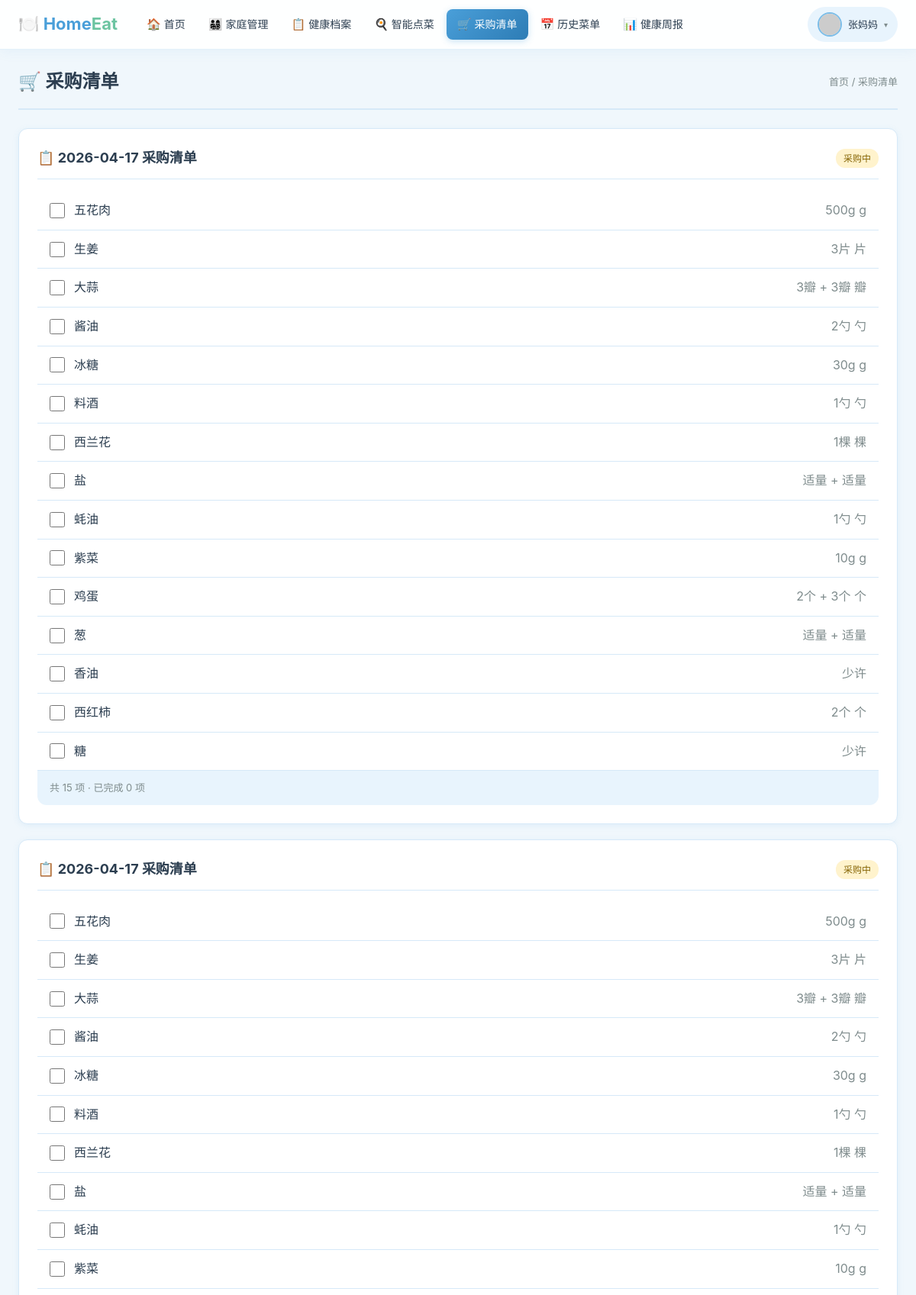
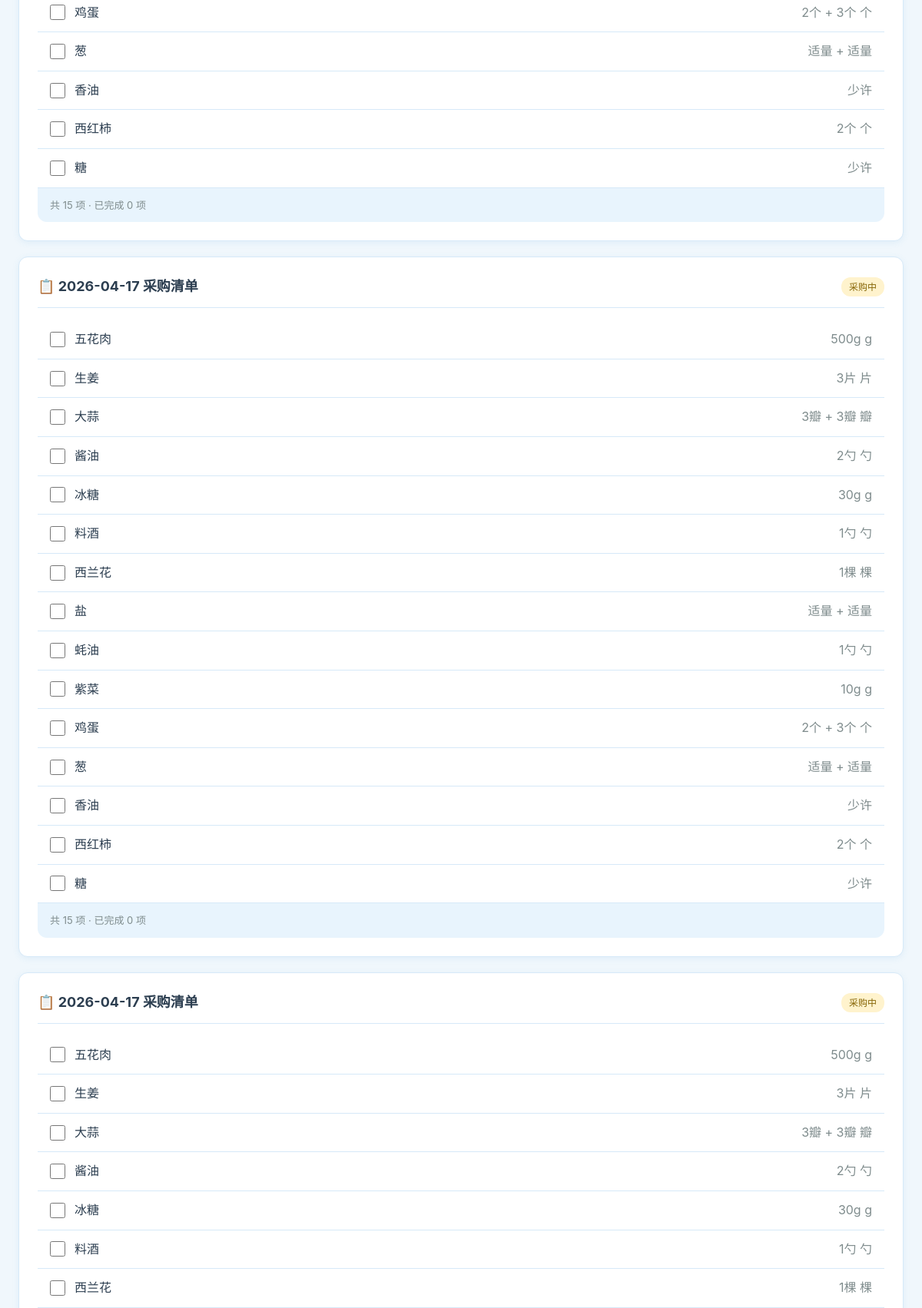
Page /user/shopping (signed in, upper part) on the committed database (2 pictures, top to bottom).
### models.py (models this page shows)
class User(UserMixin, db.Model):
    __tablename__ = 'user'
    id = db.Column(db.Integer, primary_key=True)
    username = db.Column(db.String(50), unique=True, nullable=False)
    password = db.Column(db.String(200), nullable=False)
    role = db.Column(db.String(20), default='user')  # admin / user
    nickname = db.Column(db.String(50), default='')
    avatar = db.Column(db.String(200), default='')
    gender = db.Column(db.String(10), default='')
    age = db.Column(db.Integer, default=0)
    height = db.Column(db.Float, default=0)
    weight = db.Column(db.Float, default=0)
    diseases = db.Column(db.Text, default='')  # 慢性疾病
    allergies = db.Column(db.Text, default='')  # 过敏史
    special_diet = db.Column(db.Text, default='')  # 特殊饮食需求
    taste_likes = db.Column(db.Text, default='')  # 喜欢的口味
    taste_dislikes = db.Column(db.Text, default='')  # 忌口食材
    health_goal = db.Column(db.Text, default='')  # 健康目标
    family_id = db.Column(db.Integer, db.ForeignKey('family.id'), nullable=True)
    is_family_admin = db.Column(db.Boolean, default=False)
    created_at = db.Column(db.DateTime, default=datetime.now)
    family = db.relationship('Family', foreign_keys=[family_id], backref=db.backref('members', lazy=True))

class ShoppingList(db.Model):
    __tablename__ = 'shopping_list'
    id = db.Column(db.Integer, primary_key=True)
    family_id = db.Column(db.Integer, db.ForeignKey('family.id'), nullable=False)
    record_id = db.Column(db.Integer, db.ForeignKey('recipe_record.id'), nullable=True)
    date = db.Column(db.Date, nullable=False)
    items_json = db.Column(db.Text, default='[]')  # 购物清单JSON
    status = db.Column(db.String(20), default='pending')  # pending/completed
    created_at = db.Column(db.DateTime, default=datetime.now)
    family = db.relationship('Family', backref=db.backref('shopping_lists', lazy=True))
    record = db.relationship('RecipeRecord', backref=db.backref('shopping_list', uselist=False))

### app.py (the view)
@app.route('/user/shopping')
@login_required
def user_shopping():
    shopping_lists = []
    if current_user.family_id:
        shopping_lists = ShoppingList.query.filter_by(
            family_id=current_user.family_id
        ).order_by(ShoppingList.date.desc()).limit(20).all()
    return render_template('user/shopping.html', shopping_lists=shopping_lists)

### app.py (called while the page is built)
@login_manager.user_loader
def load_user(user_id):
    return User.query.get(int(user_id))

@app.template_filter('fromjson')
def fromjson_filter(s):
    try:
        return json.loads(s) if s else []
    except (json.JSONDecodeError, TypeError):
        return []

### templates/user/shopping.html (shortened to what this page needs)
{% extends "user/base.html" %}
{% block content %}
<div class="page-header">
    <h2>🛒 采购清单</h2>
    <span class="breadcrumb">首页 / 采购清单</span>
</div>
{% if shopping_lists %}
{% for shopping in shopping_lists %}
<div class="card">
    <div class="card-header">
        <h3>📋 {{ shopping.date }} 采购清单</h3>
        <span class="badge badge-{{ 'success' if shopping.status == 'completed' else 'warning' }}">
            {{ '已完成' if shopping.status == 'completed' else '采购中' }}
        </span>
    </div>
    {% set items = shopping.items_json | fromjson %}
    {% for item in items %}
    <div class="shopping-item {% if item.checked %}checked{% endif %}" onclick="toggleItem({{ shopping.id }}, {{ loop.index0 }}, this)">
        <input type="checkbox" {% if item.checked %}checked{% endif %} onclick="event.stopPropagation()">
        <span class="item-name" style="flex:1;">{{ item.name }}</span>
        <span class="text-muted">{{ item.amount }} {{ item.unit }}</span>
    </div>
    {% endfor %}
    <div style="padding:12px 16px;background:var(--primary-bg);border-radius:0 0 var(--radius) var(--radius);font-size:13px;color:var(--text-muted);">
        共 {{ items|length }} 项 · 已完成 {{ items|selectattr('checked')|list|length }} 项
    </div>
</div>
{% endfor %}
{% endif %}
{% endblock %}

### templates/user/base.html (shortened to what this page needs)
<!DOCTYPE html>
<html lang="zh-CN">
<head>
    <link rel="stylesheet" href="/static/css/style.css">
</head>
<body>
<div class="frontend-layout">
    <header class="frontend-navbar">
        <div class="navbar-inner">
            <a href="/user/home" class="navbar-logo">
                🍽️ Home<span>Eat</span>
            </a>
            <nav class="navbar-nav">
                <a href="/user/home" class="{% if request.endpoint == 'user_home' %}active{% endif %}">
                    <span>🏠</span> 首页
                </a>
                <a href="/user/family" class="{% if request.endpoint == 'user_family' %}active{% endif %}">
                    <span>👨‍👩‍👧‍👦</span> 家庭管理
                </a>
                <a href="/user/profile" class="{% if request.endpoint == 'user_profile' %}active{% endif %}">
                    <span>📋</span> 健康档案
                </a>
                <a href="/user/ordering" class="{% if request.endpoint == 'user_ordering' %}active{% endif %}">
                    <span>🍳</span> 智能点菜
                </a>
                <a href="/user/shopping" class="{% if request.endpoint == 'user_shopping' %}active{% endif %}">
                    <span>🛒</span> 采购清单
                </a>
                <a href="/user/history" class="{% if request.endpoint == 'user_history' %}active{% endif %}">
                    <span>📅</span> 历史菜单
                </a>
                <a href="/user/report" class="{% if request.endpoint == 'user_report' %}active{% endif %}">
                    <span>📊</span> 健康周报
                </a>
            </nav>
            <div class="navbar-user">
                <div class="navbar-user-btn" onclick="document.querySelector('.navbar-dropdown').classList.toggle('show')">
                    <img src="{{ current_user.avatar or 'https://via.placeholder.com/32' }}" alt="头像" class="navbar-avatar">
                    <span class="navbar-username">{{ current_user.nickname or current_user.username }}</span>
                    <span class="navbar-arrow">▾</span>
                </div>
            </div>
        </div>
    </header>
    <main class="frontend-main">
        <div class="frontend-container">
            {% block content %}{% endblock %}
        </div>
    </main>
</div>
</body>
</html>

### static/css/style.css (style rules this page uses)
:root { --primary: #4A9FD9; --primary-light: #7BBDE8; --primary-dark: #2D7CB5; --primary-bg: #E8F4FD; --secondary: #6CC4A1; --accent: #FF8C42; --danger: #E74C3C; --warning: #F39C12; --success: #27AE60; --info: #3498DB; --bg-main: #F0F7FC; --bg-white: #FFFFFF; --bg-card: #FFFFFF; --text-dark: #2C3E50; --text-muted: #7F8C8D; --text-light: #95A5A6; --border: #D6E9F8; --shadow: rgba(74, 159, 217, 0.15); --shadow-sm: 0 2px 8px rgba(74, 159, 217, 0.1); --shadow-md: 0 4px 16px rgba(74, 159, 217, 0.15); --shadow-lg: 0 8px 32px rgba(74, 159, 217, 0.2); --radius: 12px; --radius-sm: 8px; --radius-lg: 16px; --transition: all 0.3s ease; }
* { margin: 0; padding: 0; box-sizing: border-box; }
body { font-family: 'Noto Sans SC', -apple-system, BlinkMacSystemFont, sans-serif; background: var(--bg-main); color: var(--text-dark); line-height: 1.6; }
a { color: var(--primary); text-decoration: none; transition: var(--transition); }
.frontend-layout { min-height: 100vh; display: flex; flex-direction: column; }
.frontend-navbar { position: fixed; top: 0; left: 0; right: 0; z-index: 1000; background: rgba(255, 255, 255, 0.92); backdrop-filter: blur(20px); -webkit-backdrop-filter: blur(20px); border-bottom: 1px solid rgba(74, 159, 217, 0.15); box-shadow: 0 2px 16px rgba(74, 159, 217, 0.08); }
.navbar-inner { max-width: 1280px; margin: 0 auto; padding: 0 24px; height: 64px; display: flex; align-items: center; gap: 8px; }
.navbar-logo { font-size: 22px; font-weight: 700; color: var(--primary); white-space: nowrap; flex-shrink: 0; margin-right: 16px; }
.navbar-logo span { color: var(--secondary); }
.navbar-nav { display: flex; align-items: center; gap: 2px; flex: 1; }
.navbar-nav a { display: flex; align-items: center; gap: 4px; padding: 8px 14px; border-radius: 8px; font-size: 14px; color: var(--text-dark); transition: var(--transition); white-space: nowrap; position: relative; }
.navbar-nav a.active { background: linear-gradient(135deg, var(--primary), var(--primary-dark)); color: white; font-weight: 500; box-shadow: 0 2px 8px rgba(74, 159, 217, 0.3); }
.navbar-nav a span { font-size: 15px; }
.navbar-user { position: relative; flex-shrink: 0; margin-left: 8px; }
.navbar-user-btn { display: flex; align-items: center; gap: 8px; padding: 6px 12px; border-radius: 24px; cursor: pointer; transition: var(--transition); background: var(--primary-bg); border: 1px solid transparent; }
.navbar-avatar { width: 32px; height: 32px; border-radius: 50%; object-fit: cover; border: 2px solid var(--primary-light); }
.navbar-username { font-size: 13px; font-weight: 500; color: var(--text-dark); max-width: 80px; overflow: hidden; text-overflow: ellipsis; white-space: nowrap; }
.navbar-arrow { font-size: 10px; color: var(--text-muted); transition: var(--transition); }
.frontend-main { flex: 1; padding-top: 88px; padding-bottom: 32px; min-height: calc(100vh - 60px); }
.frontend-container { max-width: 1200px; margin: 0 auto; padding: 0 24px; }
.page-header { display: flex; align-items: center; justify-content: space-between; margin-bottom: 24px; padding-bottom: 16px; border-bottom: 2px solid var(--border); }
.page-header h2 { font-size: 24px; color: var(--text-dark); display: flex; align-items: center; gap: 10px; }
.page-header .breadcrumb { font-size: 13px; color: var(--text-muted); }
.card { background: var(--bg-card); border-radius: var(--radius); box-shadow: var(--shadow-sm); padding: 24px; margin-bottom: 20px; transition: var(--transition); border: 1px solid var(--border); }
.card-header { display: flex; align-items: center; justify-content: space-between; margin-bottom: 16px; padding-bottom: 12px; border-bottom: 1px solid var(--border); }
.card-header h3 { font-size: 18px; color: var(--text-dark); display: flex; align-items: center; gap: 8px; }
.shopping-item { display: flex; align-items: center; gap: 12px; padding: 12px 16px; border-bottom: 1px solid var(--border); transition: var(--transition); cursor: pointer; }
.shopping-item input[type="checkbox"] { width: 20px; height: 20px; accent-color: var(--primary); cursor: pointer; }
.badge { display: inline-block; padding: 3px 10px; border-radius: 12px; font-size: 12px; font-weight: 500; }
.badge-warning { background: #fff3cd; color: #856404; }
.text-muted { color: var(--text-muted); }

### rows in the picture
User: nickname "张妈妈"
ShoppingList: date "2026-04-17", status "采购中", name "五花肉" "生姜" "大蒜" "酱油" "冰糖" "料酒" "西兰花" "盐" "蚝油" "紫菜" "鸡蛋" "葱" "香油" "西红柿" "糖", amount "500g" "3片" "3瓣 + 3瓣" "2勺" "30g" "1勺" "1棵" "适量 + 适量" "1勺" "10g" "2个 + 3个" "适量 + 适量" "少许" "2个" "少许", unit "g" "片" "瓣" "勺" "g" "勺" "棵" "勺" "g" "个" "个", items "15", items "0"
ShoppingList: date "2026-04-17", status "采购中", name "五花肉" "生姜" "大蒜" "酱油" "冰糖" "料酒" "西兰花" "盐" "蚝油" "紫菜" "鸡蛋" "葱" "香油" "西红柿" "糖", amount "500g" "3片" "3瓣 + 3瓣" "2勺" "30g" "1勺" "1棵" "适量 + 适量" "1勺" "10g" "2个 + 3个" "适量 + 适量" "少许" "2个" "少许", unit "g" "片" "瓣" "勺" "g" "勺" "棵" "勺" "g" "个" "个", items "15", items "0"
ShoppingList: date "2026-04-17", status "采购中", name "五花肉" "生姜" "大蒜" "酱油" "冰糖" "料酒" "西兰花" "盐" "蚝油" "紫菜" "鸡蛋" "葱" "香油" "西红柿" "糖", amount "500g" "3片" "3瓣 + 3瓣" "2勺" "30g" "1勺" "1棵" "适量 + 适量" "1勺" "10g" "2个 + 3个" "适量 + 适量" "少许" "2个" "少许", unit "g" "片" "瓣" "勺" "g" "勺" "棵" "勺" "g" "个" "个", items "15", items "0"
ShoppingList: date "2026-04-17", status "采购中", name "五花肉" "生姜" "大蒜" "酱油" "冰糖" "料酒" "西兰花", amount "500g" "3片" "3瓣 + 3瓣" "2勺" "30g" "1勺" "1棵", unit "g" "片" "瓣" "勺" "g" "勺" "棵"
